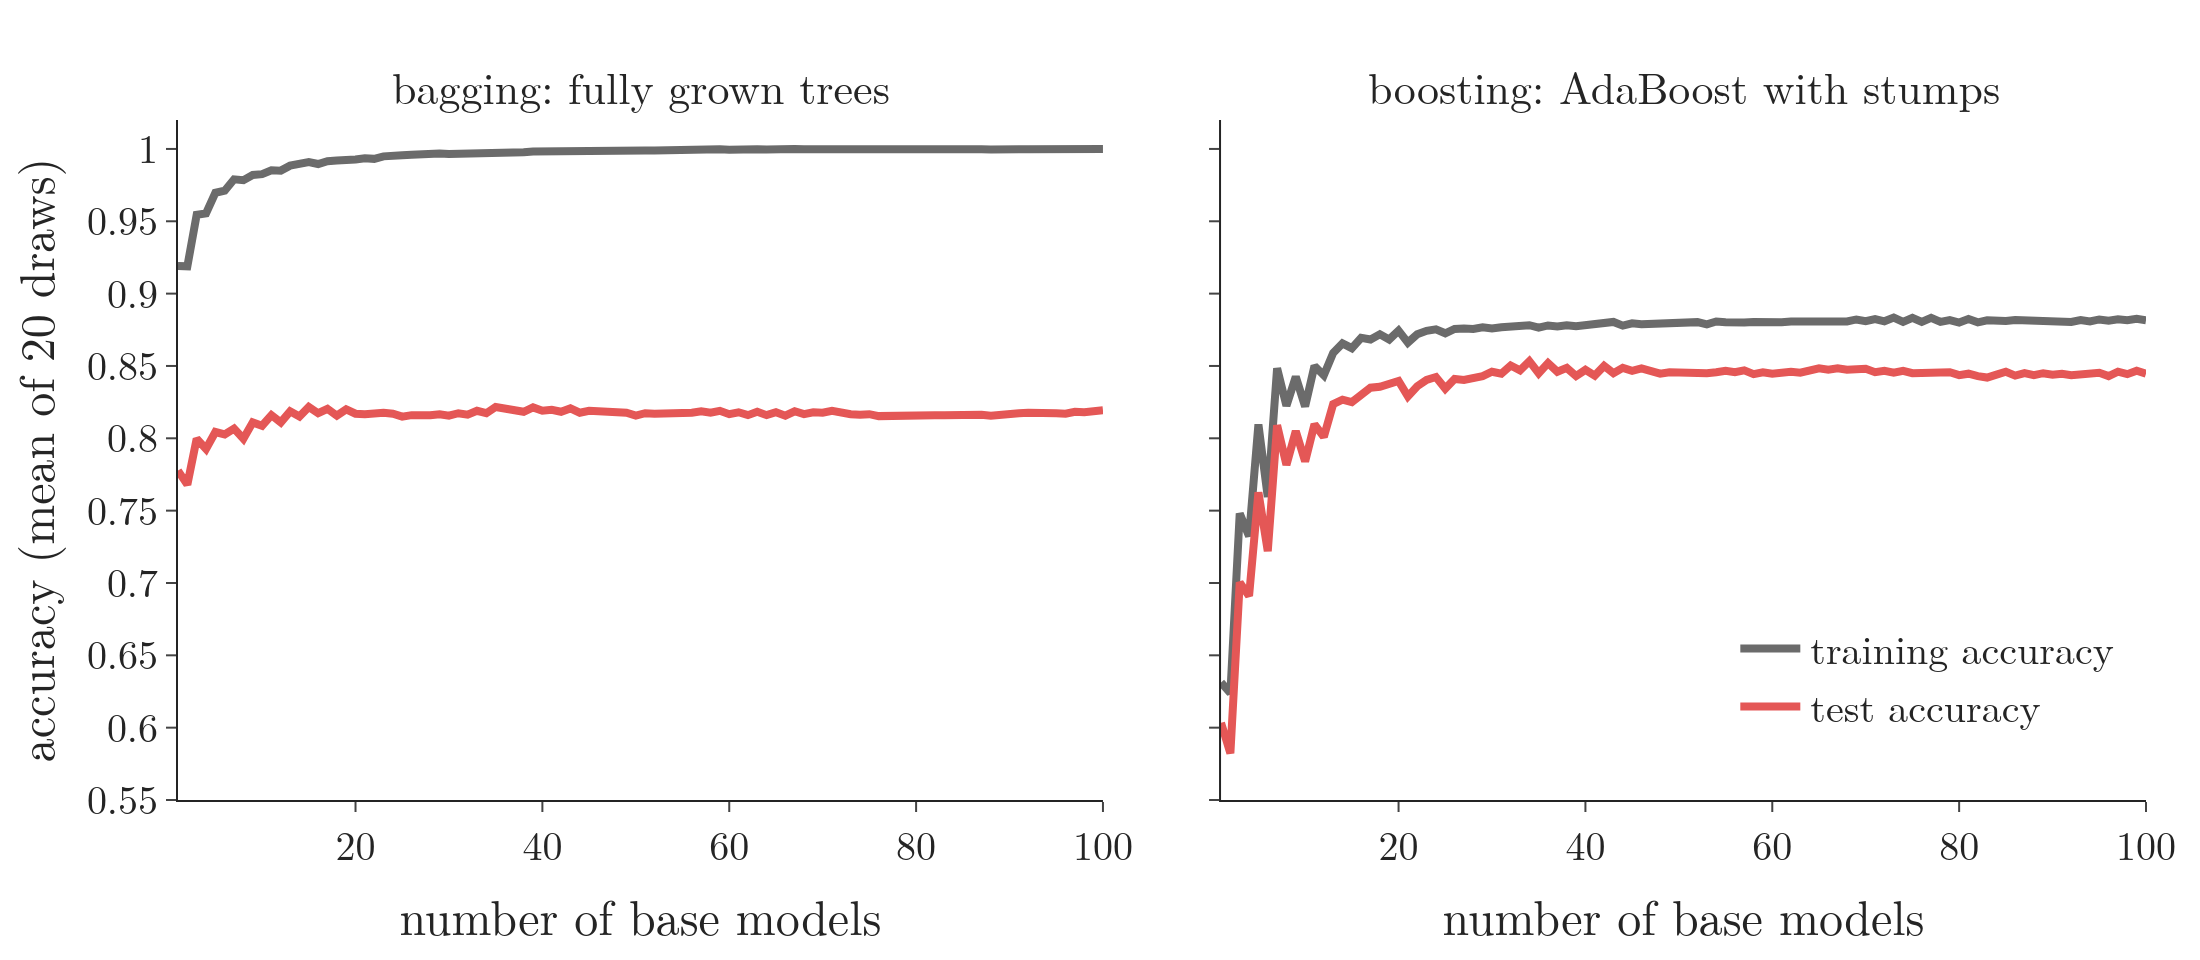

Reproduce this figure in Python.
"""Training and test accuracy against the number of base models, for bagging (fully grown trees) and AdaBoost
(stumps), on the noisy concentric circles of the Notebook. Averaged over 20 fresh draws of the data (350 training,
150 test points each). Bagging starts near 0.9 on the training data (low bias) and its test accuracy rises as the
variance averages away; AdaBoost starts near 0.6 on both (high bias) and both rise as the bias falls. Plotly."""
from pathlib import Path
import numpy as np
import plotly.graph_objects as go
from plotly.subplots import make_subplots
from sklearn.datasets import make_circles
from sklearn.ensemble import AdaBoostClassifier, BaggingClassifier
from sklearn.model_selection import train_test_split
from sklearn.tree import DecisionTreeClassifier

here = Path(__file__).parent
FONT = dict(family="Latin Modern Roman", size=20)
GREY, RED = "#6B6B6B", "#E45756"
N, DRAWS = 100, 20


def curves():
    """Mean accuracy after 1..N models: dict[(method, split)] -> array of length N."""
    out = {(m, s): np.zeros(N) for m in ("bagging", "boosting") for s in ("train", "test")}
    for seed in range(DRAWS):
        X, y = make_circles(n_samples=500, factor=0.1, noise=0.35, random_state=seed)
        Xa, Xb, ya, yb = train_test_split(X, y, test_size=150, random_state=seed)
        bag = BaggingClassifier(DecisionTreeClassifier(random_state=seed), n_estimators=N, random_state=seed).fit(Xa, ya)
        ada = AdaBoostClassifier(DecisionTreeClassifier(max_depth=1), n_estimators=N, random_state=seed).fit(Xa, ya)
        for split, XX, yy in (("train", Xa, ya), ("test", Xb, yb)):
            votes = np.cumsum([t.predict(XX) for t in bag.estimators_], axis=0) / np.arange(1, N + 1)[:, None]
            out["bagging", split] += ((votes > 0.5) == yy).mean(axis=1) / DRAWS
            out["boosting", split] += np.array([(p == yy).mean() for p in ada.staged_predict(XX)]) / DRAWS
    return out


if __name__ == "__main__":
    C = curves()
    r = {k: (round(v[0], 2), round(v[-1], 2)) for k, v in C.items()}
    print(r)
    assert r["bagging", "train"][0] > 0.85 and r["boosting", "train"][0] < 0.65          # low bias against high bias
    assert r["bagging", "test"][1] > r["bagging", "test"][0] and r["boosting", "test"][1] > r["boosting", "test"][0]
    fig = make_subplots(1, 2, shared_yaxes=True, horizontal_spacing=0.06,
                        subplot_titles=["bagging: fully grown trees", "boosting: AdaBoost with stumps"])
    fig.update_annotations(font_size=22)
    n = np.arange(1, N + 1)
    for col, m in enumerate(("bagging", "boosting"), 1):
        for split, colr in (("train", GREY), ("test", RED)):
            fig.add_trace(go.Scatter(x=n, y=C[m, split], mode="lines", name=f"{split}ing accuracy" if split == "train" else "test accuracy",
                                     line=dict(color=colr, width=4), showlegend=col == 1), 1, col)
        fig.update_xaxes(title="number of base models", row=1, col=col)
    fig.update_yaxes(title="accuracy (mean of 20 draws)", range=[0.55, 1.02], row=1, col=1)
    fig.update_yaxes(range=[0.55, 1.02], row=1, col=2)
    fig.update_layout(template="simple_white", width=1100, height=480, font=FONT,
                      legend=dict(x=0.99, xanchor="right", y=0.08), margin=dict(l=80, r=20, t=60, b=70))
    fig.write_image(here / "error_curves.png", scale=2)
    fig.write_image(here / "error_curves.pdf")
